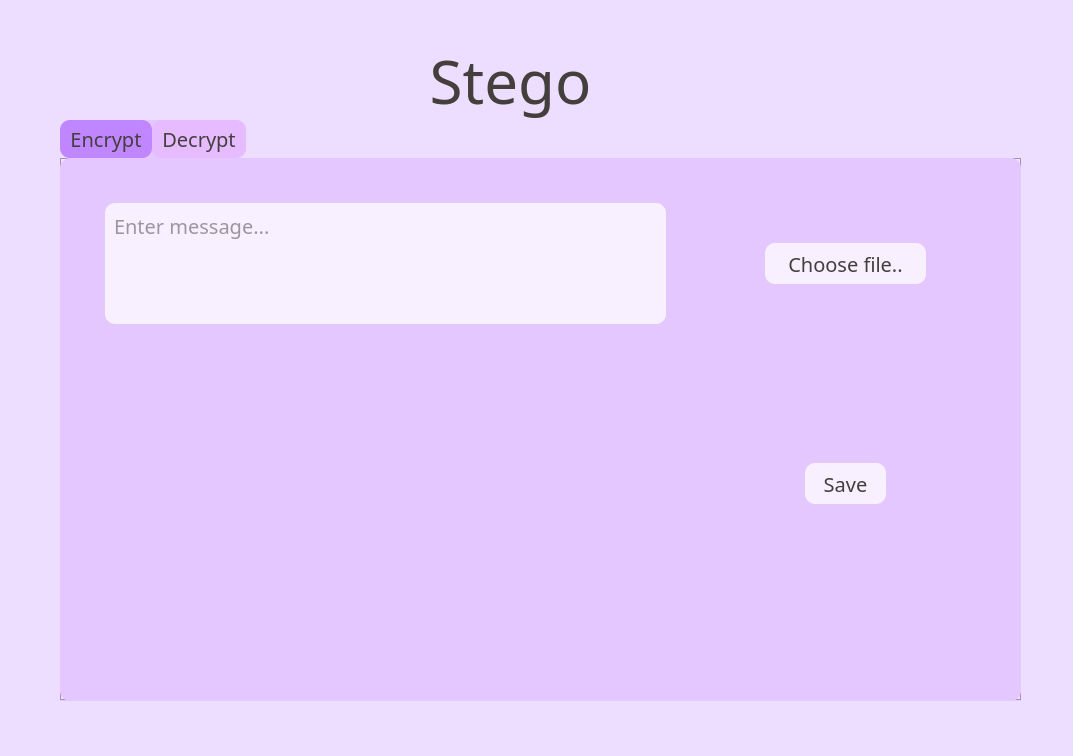
<?xml version="1.0" encoding="UTF-8"?>
<ui version="4.0">
 <class>Stego</class>
 <widget class="QMainWindow" name="Stego">
  <property name="geometry">
   <rect>
    <x>0</x>
    <y>0</y>
    <width>1073</width>
    <height>756</height>
   </rect>
  </property>
  <property name="sizePolicy">
   <sizepolicy hsizetype="Expanding" vsizetype="Expanding">
    <horstretch>0</horstretch>
    <verstretch>0</verstretch>
   </sizepolicy>
  </property>
  <property name="maximumSize">
   <size>
    <width>16777215</width>
    <height>16777215</height>
   </size>
  </property>
  <property name="cursor">
   <cursorShape>ArrowCursor</cursorShape>
  </property>
  <property name="mouseTracking">
   <bool>false</bool>
  </property>
  <property name="windowTitle">
   <string>Stego</string>
  </property>
  <property name="styleSheet">
   <string notr="true">
background: rgb(237, 221, 255);
</string>
  </property>
  <widget class="QWidget" name="centralwidget">
   <widget class="QTabWidget" name="tabWidget">
    <property name="geometry">
     <rect>
      <x>60</x>
      <y>120</y>
      <width>961</width>
      <height>581</height>
     </rect>
    </property>
    <property name="sizePolicy">
     <sizepolicy hsizetype="Preferred" vsizetype="Preferred">
      <horstretch>0</horstretch>
      <verstretch>0</verstretch>
     </sizepolicy>
    </property>
    <property name="font">
     <font>
      <family>Eras Medium ITC</family>
      <pointsize>-1</pointsize>
      <weight>50</weight>
      <italic>false</italic>
      <bold>false</bold>
     </font>
    </property>
    <property name="cursor">
     <cursorShape>ArrowCursor</cursorShape>
    </property>
    <property name="autoFillBackground">
     <bool>false</bool>
    </property>
    <property name="styleSheet">
     <string notr="true">QWidget{
    background: rgb(229, 199, 255);
	font: 20px;
	color: #443e3d;
	margin: rgba(0,0,0,0);
	border:rgba(0,0,0,0);
	border-radius: 10px;
	padding: 5px;
}
QTabBar::tab{
		background:rgb(230, 187, 255);
		padding-right: 10px;
		padding-left: 10px;
		border-radius: 10px;
}
QTabBar::tab::selected{
		background:rgb(191, 134, 255);
		padding: 5px;
		padding-right: 10px;
		padding-left: 10px;
		border-radius: 10px;
}

</string>
    </property>
    <property name="tabShape">
     <enum>QTabWidget::Rounded</enum>
    </property>
    <property name="currentIndex">
     <number>0</number>
    </property>
    <property name="documentMode">
     <bool>false</bool>
    </property>
    <property name="tabsClosable">
     <bool>false</bool>
    </property>
    <property name="movable">
     <bool>false</bool>
    </property>
    <property name="tabBarAutoHide">
     <bool>false</bool>
    </property>
    <widget class="QWidget" name="Encrypt">
     <property name="cursor">
      <cursorShape>OpenHandCursor</cursorShape>
     </property>
     <attribute name="title">
      <string>Encrypt</string>
     </attribute>
     <widget class="QTextEdit" name="userTextToInsert">
      <property name="geometry">
       <rect>
        <x>40</x>
        <y>40</y>
        <width>561</width>
        <height>121</height>
       </rect>
      </property>
      <property name="font">
       <font>
        <family>Eras Medium ITC</family>
        <pointsize>-1</pointsize>
        <weight>50</weight>
        <italic>false</italic>
        <bold>false</bold>
       </font>
      </property>
      <property name="cursor" stdset="0">
       <cursorShape>IBeamCursor</cursorShape>
      </property>
      <property name="styleSheet">
       <string notr="true">background-color: rgb(248, 239, 255);</string>
      </property>
      <property name="markdown">
       <string/>
      </property>
      <property name="html">
       <string>&lt;!DOCTYPE HTML PUBLIC &quot;-//W3C//DTD HTML 4.0//EN&quot; &quot;http://www.w3.org/TR/REC-html40/strict.dtd&quot;&gt;
&lt;html&gt;&lt;head&gt;&lt;meta name=&quot;qrichtext&quot; content=&quot;1&quot; /&gt;&lt;style type=&quot;text/css&quot;&gt;
p, li { white-space: pre-wrap; }
&lt;/style&gt;&lt;/head&gt;&lt;body style=&quot; font-family:'Eras Medium ITC'; font-size:20px; font-weight:400; font-style:normal;&quot;&gt;
&lt;p style=&quot;-qt-paragraph-type:empty; margin-top:0px; margin-bottom:0px; margin-left:0px; margin-right:0px; -qt-block-indent:0; text-indent:0px; font-family:'MS Shell Dlg 2'; font-size:8pt;&quot;&gt;&lt;br /&gt;&lt;/p&gt;&lt;/body&gt;&lt;/html&gt;</string>
      </property>
      <property name="placeholderText">
       <string>Enter message...</string>
      </property>
     </widget>
     <widget class="QPushButton" name="saveEncryption">
      <property name="geometry">
       <rect>
        <x>740</x>
        <y>300</y>
        <width>81</width>
        <height>41</height>
       </rect>
      </property>
      <property name="font">
       <font>
        <family>Eras Medium ITC</family>
        <pointsize>-1</pointsize>
        <weight>50</weight>
        <italic>false</italic>
        <bold>false</bold>
       </font>
      </property>
      <property name="cursor">
       <cursorShape>OpenHandCursor</cursorShape>
      </property>
      <property name="styleSheet">
       <string notr="true">background-color: rgb(248, 239, 255);
</string>
      </property>
      <property name="text">
       <string>Save</string>
      </property>
     </widget>
     <widget class="QPushButton" name="fileChooserTab1">
      <property name="geometry">
       <rect>
        <x>700</x>
        <y>80</y>
        <width>161</width>
        <height>41</height>
       </rect>
      </property>
      <property name="sizePolicy">
       <sizepolicy hsizetype="Maximum" vsizetype="Maximum">
        <horstretch>0</horstretch>
        <verstretch>0</verstretch>
       </sizepolicy>
      </property>
      <property name="font">
       <font>
        <family>Eras Medium ITC</family>
        <pointsize>-1</pointsize>
        <weight>50</weight>
        <italic>false</italic>
        <bold>false</bold>
       </font>
      </property>
      <property name="cursor">
       <cursorShape>OpenHandCursor</cursorShape>
      </property>
      <property name="autoFillBackground">
       <bool>false</bool>
      </property>
      <property name="styleSheet">
       <string notr="true">background-color: rgb(248, 239, 255);
</string>
      </property>
      <property name="text">
       <string>Choose file..</string>
      </property>
      <property name="iconSize">
       <size>
        <width>16</width>
        <height>16</height>
       </size>
      </property>
      <property name="autoDefault">
       <bool>false</bool>
      </property>
      <property name="default">
       <bool>false</bool>
      </property>
      <property name="flat">
       <bool>false</bool>
      </property>
     </widget>
     <widget class="QLabel" name="imageTab1">
      <property name="geometry">
       <rect>
        <x>40</x>
        <y>200</y>
        <width>561</width>
        <height>301</height>
       </rect>
      </property>
      <property name="text">
       <string/>
      </property>
     </widget>
    </widget>
    <widget class="QWidget" name="Decrypt">
     <attribute name="title">
      <string>Decrypt</string>
     </attribute>
     <widget class="QPushButton" name="fileChooserTab2">
      <property name="geometry">
       <rect>
        <x>40</x>
        <y>40</y>
        <width>201</width>
        <height>41</height>
       </rect>
      </property>
      <property name="font">
       <font>
        <family>Eras Medium ITC</family>
        <pointsize>-1</pointsize>
        <weight>50</weight>
        <italic>false</italic>
        <bold>false</bold>
       </font>
      </property>
      <property name="cursor">
       <cursorShape>OpenHandCursor</cursorShape>
      </property>
      <property name="styleSheet">
       <string notr="true">background-color: rgb(248, 239, 255);
</string>
      </property>
      <property name="text">
       <string>Choose file..</string>
      </property>
     </widget>
     <widget class="QLabel" name="label_2">
      <property name="geometry">
       <rect>
        <x>560</x>
        <y>40</y>
        <width>321</width>
        <height>81</height>
       </rect>
      </property>
      <property name="font">
       <font>
        <family>Eras Bold ITC</family>
        <pointsize>-1</pointsize>
        <weight>50</weight>
        <italic>false</italic>
        <bold>false</bold>
       </font>
      </property>
      <property name="cursor">
       <cursorShape>ArrowCursor</cursorShape>
      </property>
      <property name="text">
       <string>Hidden message:</string>
      </property>
      <property name="alignment">
       <set>Qt::AlignLeading|Qt::AlignLeft|Qt::AlignTop</set>
      </property>
     </widget>
     <widget class="QLabel" name="imageTab2">
      <property name="geometry">
       <rect>
        <x>40</x>
        <y>140</y>
        <width>381</width>
        <height>321</height>
       </rect>
      </property>
      <property name="styleSheet">
       <string notr="true">
</string>
      </property>
      <property name="text">
       <string/>
      </property>
     </widget>
     <widget class="QLabel" name="decryptedText">
      <property name="geometry">
       <rect>
        <x>560</x>
        <y>140</y>
        <width>321</width>
        <height>361</height>
       </rect>
      </property>
      <property name="font">
       <font>
        <family>Eras Medium ITC</family>
        <pointsize>-1</pointsize>
        <weight>50</weight>
        <italic>false</italic>
        <bold>false</bold>
       </font>
      </property>
      <property name="cursor">
       <cursorShape>ArrowCursor</cursorShape>
      </property>
      <property name="styleSheet">
       <string notr="true"/>
      </property>
      <property name="text">
       <string/>
      </property>
      <property name="alignment">
       <set>Qt::AlignLeading|Qt::AlignLeft|Qt::AlignTop</set>
      </property>
      <property name="wordWrap">
       <bool>true</bool>
      </property>
     </widget>
    </widget>
   </widget>
   <widget class="QLabel" name="Title">
    <property name="geometry">
     <rect>
      <x>300</x>
      <y>40</y>
      <width>421</width>
      <height>81</height>
     </rect>
    </property>
    <property name="font">
     <font>
      <family>Eras Medium ITC</family>
      <pointsize>-1</pointsize>
      <weight>50</weight>
      <italic>false</italic>
      <bold>false</bold>
     </font>
    </property>
    <property name="acceptDrops">
     <bool>false</bool>
    </property>
    <property name="styleSheet">
     <string notr="true">font: 60px;
 color: #443e3d;</string>
    </property>
    <property name="text">
     <string>Stego</string>
    </property>
    <property name="alignment">
     <set>Qt::AlignCenter</set>
    </property>
   </widget>
  </widget>
  <widget class="QStatusBar" name="statusbar"/>
 </widget>
 <resources/>
 <connections/>
</ui>
